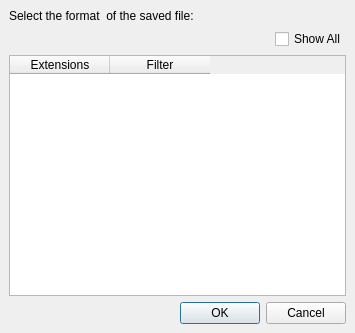
<ui version="4.0" >
 <class>SelectFilterDialog</class>
 <widget class="QDialog" name="SelectFilterDialog" >
  <property name="geometry" >
   <rect>
    <x>0</x>
    <y>0</y>
    <width>355</width>
    <height>333</height>
   </rect>
  </property>
  <property name="windowTitle" >
   <string>Select Filter</string>
  </property>
  <property name="windowIcon" >
   <iconset resource="icons.qrc" >:/program/icons/aten.png</iconset>
  </property>
  <layout class="QVBoxLayout" >
   <property name="margin" >
    <number>9</number>
   </property>
   <property name="spacing" >
    <number>6</number>
   </property>
   <item>
    <widget class="QLabel" name="label" >
     <property name="text" >
      <string>Select the format  of the saved file:</string>
     </property>
    </widget>
   </item>
   <item>
    <layout class="QHBoxLayout" >
     <property name="margin" >
      <number>0</number>
     </property>
     <property name="spacing" >
      <number>6</number>
     </property>
     <item>
      <spacer>
       <property name="orientation" >
        <enum>Qt::Horizontal</enum>
       </property>
       <property name="sizeHint" >
        <size>
         <width>40</width>
         <height>20</height>
        </size>
       </property>
      </spacer>
     </item>
     <item>
      <widget class="QCheckBox" name="ShowAllCheck" >
       <property name="toolTip" >
        <string>Show all filters, not just those that match the file extension</string>
       </property>
       <property name="text" >
        <string>Show All</string>
       </property>
      </widget>
     </item>
    </layout>
   </item>
   <item>
    <widget class="QTableWidget" name="FilterTable" >
     <property name="editTriggers" >
      <set>QAbstractItemView::NoEditTriggers</set>
     </property>
     <property name="selectionMode" >
      <enum>QAbstractItemView::SingleSelection</enum>
     </property>
     <property name="selectionBehavior" >
      <enum>QAbstractItemView::SelectRows</enum>
     </property>
     <column>
      <property name="text" >
       <string>Extensions</string>
      </property>
     </column>
     <column>
      <property name="text" >
       <string>Filter</string>
      </property>
     </column>
    </widget>
   </item>
   <item>
    <widget class="QDialogButtonBox" name="buttonBox" >
     <property name="maximumSize" >
      <size>
       <width>16777215</width>
       <height>30</height>
      </size>
     </property>
     <property name="orientation" >
      <enum>Qt::Horizontal</enum>
     </property>
     <property name="standardButtons" >
      <set>QDialogButtonBox::Cancel|QDialogButtonBox::NoButton|QDialogButtonBox::Ok</set>
     </property>
    </widget>
   </item>
  </layout>
 </widget>
 <resources>
  <include location="icons.qrc" />
 </resources>
 <connections>
  <connection>
   <sender>buttonBox</sender>
   <signal>accepted()</signal>
   <receiver>SelectFilterDialog</receiver>
   <slot>accept()</slot>
   <hints>
    <hint type="sourcelabel" >
     <x>248</x>
     <y>254</y>
    </hint>
    <hint type="destinationlabel" >
     <x>157</x>
     <y>274</y>
    </hint>
   </hints>
  </connection>
  <connection>
   <sender>buttonBox</sender>
   <signal>rejected()</signal>
   <receiver>SelectFilterDialog</receiver>
   <slot>reject()</slot>
   <hints>
    <hint type="sourcelabel" >
     <x>316</x>
     <y>260</y>
    </hint>
    <hint type="destinationlabel" >
     <x>286</x>
     <y>274</y>
    </hint>
   </hints>
  </connection>
 </connections>
</ui>
